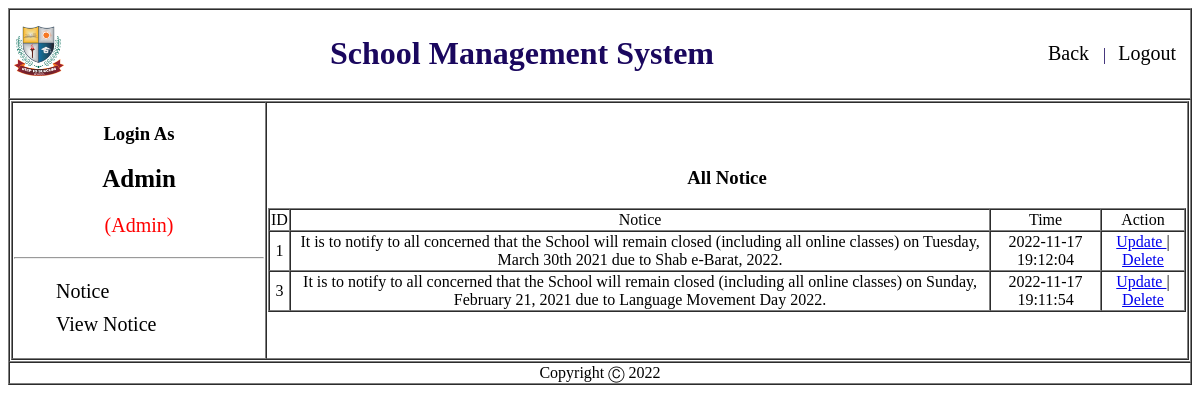
The page /Admin/view/viewNotice.php (signed in) on the database its author committed.
### tables this page shows
CREATE TABLE `school_notice` (
  `id` int(3) NOT NULL,
  `notice` varchar(500) NOT NULL,
  `time` timestamp NOT NULL DEFAULT current_timestamp() ON UPDATE current_timestamp()
);

### Admin/Model/noticeModel.php (called while the page is built, shortened)
<?php
function allUserList(){
    $conn = getConnection();
    $sql = "select * from school_notice";
    $result = mysqli_query($conn, $sql);
    $users =[];
		while($row = mysqli_fetch_assoc($result)){
			array_push($users, $row);
		}
		return $users;
}
?>

### Admin/View/viewNotice.php (the view, shortened to what this page needs)
<?php
	include('header.php');
  include_once('../model/noticeModel.php');
  $UsersList = allUserList();
?>
<div id="sidebar" class="">
                <ul>
                  <li><a href="postNotice.php">Notice</a></li>
									<li><a href="viewNotice.php">View Notice</a></li>
                </ul>
							</div>
              </td>
              <td>
                 <center><h3>All Notice</h3></center>
                <?php
								echo "<table border = 1 width='100%' cellspacing = 0  >
								<tr align = 'center'>
                    <td>ID</td>
								    <td>Notice</td>
								    <td>Time</td>
										<td>Action</td>
								</tr>";
								for($i = 0; $i<count($UsersList); $i++){
								    echo "<tr align = 'center'>
								    <td>{$UsersList[$i]['id']}</td>
								    <td>{$UsersList[$i]['notice']}</td>
								    <td>{$UsersList[$i]['time']}</td>
								    <td> <a href='editNotice.php?id={$UsersList[$i]['id']}'> Update </a> | <a href='deleteNotice.php?id={$UsersList[$i]['id']}'> Delete </a>  </td>
								</tr>";
								}
								echo "</table>";
								?>
              </td>
            </tr>
          </table>
        </td>
      </tr>
<?php include('footer.php'); ?>

### Admin/Style/sidebar.css (style rules this page uses)
#sidebar ul li { list-style-type: none; font-size: 20px; padding: 5px 2px; }
#sidebar ul li:last-child { border-bottom: 0; }
#sidebar ul li a { text-decoration: none; color: #000; }

### rows shown on the page
school_notice: id "1", notice "It is to notify to all concerned that the School will remain closed (including all online classes) on Tuesday, March 30th 2021 due to Shab e-Barat, 2022.", time "2022-11-17 19:12:04"
school_notice: id "3", notice "It is to notify to all concerned that the School will remain closed (including all online classes) on Sunday, February 21, 2021 due to Language Movement Day 2022.", time "2022-11-17 19:11:54"

### other values the page prints
$_COOKIE['name'] "Admin"
